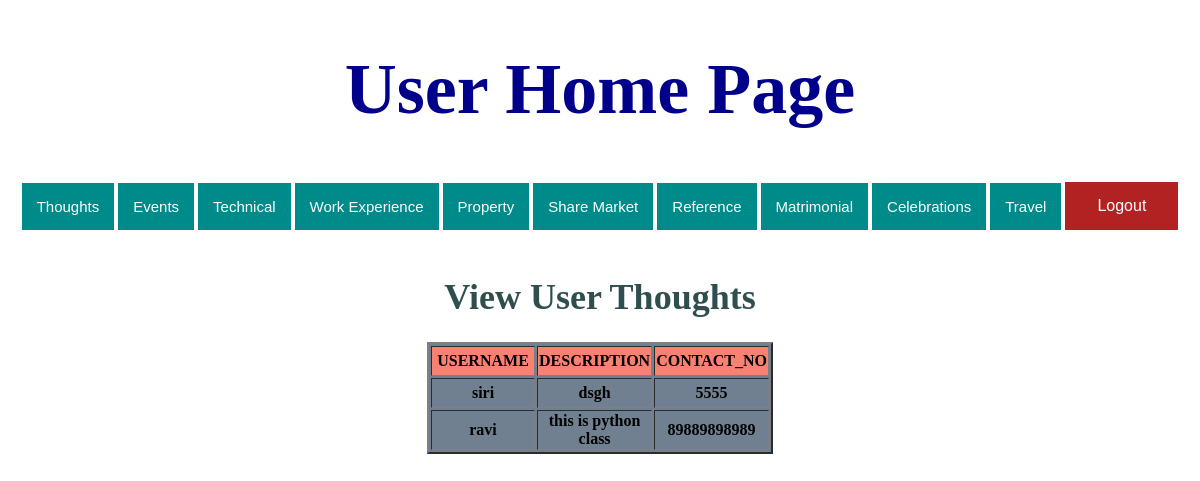
Page /viewthoughts/ on the committed database.
### cewn/models.py (models this page shows)
class Thoughts(models.Model):
    username=models.CharField(max_length=30)
    description=models.CharField(max_length=100)
    contact_no=models.IntegerField(primary_key=True)

### templates/Userview/viewthought.html (shortened to what this page needs)
<!DOCTYPE html>
<html lang="en">
<head>
</head>
<body>
{% include "Userview/usermenu.html" %}<br>
<h1 style="font-size:3vw"; align="center" ><font color="#2f4f4f">View  User Thoughts</font></h1>
{% if object_list %}
<table align="center" border="2" bgcolor="#708090">
    <tr bgcolor="#fa8072" height="30">
        <th width="100" >USERNAME</th>
        <th width="100">DESCRIPTION</th>
        <th width="100">CONTACT_NO</th>
    </tr>
    {% for x in object_list %}
        <tr height="30">
        <th width="100">{{ x.username}}</th>
        <th width="100">{{ x.description}}</th>
        <th width="100">{{ x.contact_no}}</th>
        </tr>
    {% endfor %}
</table>
{% else %}
<h3 align="center"><font color="#8a2be2">No Information Available</font> </h3>
{% endif %}
</body>
</html>

### rows in the picture
Thoughts: username "siri", description "dsgh", contact_no "5555"
Thoughts: username "ravi", description "this is python class", contact_no "89889898989"
